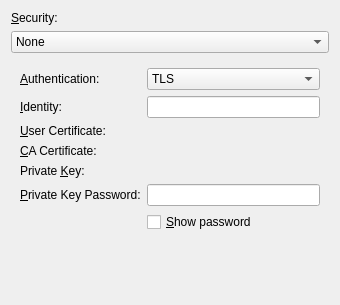
<ui version="4.0" >
 <class>Wireless80211SecurityConfig</class>
 <widget class="QWidget" name="Form" >
  <property name="geometry" >
   <rect>
    <x>0</x>
    <y>0</y>
    <width>340</width>
    <height>305</height>
   </rect>
  </property>
  <layout class="QVBoxLayout" name="verticalLayout_5" >
   <item>
    <widget class="QLabel" name="label" >
     <property name="text" >
      <string>&amp;Security:</string>
     </property>
     <property name="buddy" >
      <cstring>kcombobox</cstring>
     </property>
    </widget>
   </item>
   <item>
    <widget class="KComboBox" name="kcombobox" >
     <item>
      <property name="text" >
       <string>None</string>
      </property>
     </item>
     <item>
      <property name="text" >
       <string>WEP 128-bit Passphrase</string>
      </property>
     </item>
     <item>
      <property name="text" >
       <string>WEP 40/128-bit Hexadecimal</string>
      </property>
     </item>
     <item>
      <property name="text" >
       <string>WEP 40/128-bit ASCII</string>
      </property>
     </item>
     <item>
      <property name="text" >
       <string>LEAP</string>
      </property>
     </item>
     <item>
      <property name="text" >
       <string>Dynamic WEP (802.1x)</string>
      </property>
     </item>
     <item>
      <property name="text" >
       <string>WPA  &amp; WPA2 Personal</string>
      </property>
     </item>
     <item>
      <property name="text" >
       <string>WPA  &amp; WPA2 Enterprise</string>
      </property>
     </item>
    </widget>
   </item>
   <item>
    <widget class="QStackedWidget" name="stackedWidget" >
     <property name="currentIndex" >
      <number>1</number>
     </property>
     <widget class="QWidget" name="page" >
      <property name="geometry" >
       <rect>
        <x>0</x>
        <y>0</y>
        <width>332</width>
        <height>241</height>
       </rect>
      </property>
      <layout class="QVBoxLayout" name="verticalLayout" >
       <item>
        <layout class="QGridLayout" name="gridLayout" >
         <item row="0" column="0" >
          <widget class="QLabel" name="label_6" >
           <property name="text" >
            <string>&amp;User Name:</string>
           </property>
           <property name="buddy" >
            <cstring>kcfg_leapusername</cstring>
           </property>
          </widget>
         </item>
         <item row="0" column="1" >
          <widget class="KLineEdit" name="kcfg_leapusername" >
           <property name="toolTip" >
            <string>User name on this network</string>
           </property>
          </widget>
         </item>
         <item row="1" column="0" >
          <widget class="QLabel" name="label_7" >
           <property name="text" >
            <string>&amp;Password:</string>
           </property>
           <property name="buddy" >
            <cstring>kcfg_leappassword</cstring>
           </property>
          </widget>
         </item>
         <item row="1" column="1" >
          <widget class="KLineEdit" name="kcfg_leappassword" >
           <property name="toolTip" >
            <string>Password on this network</string>
           </property>
           <property name="echoMode" >
            <enum>QLineEdit::PasswordEchoOnEdit</enum>
           </property>
          </widget>
         </item>
         <item row="2" column="1" >
          <widget class="QCheckBox" name="btnLeapShowPass" >
           <property name="text" >
            <string>&amp;Show password</string>
           </property>
          </widget>
         </item>
        </layout>
       </item>
       <item>
        <spacer name="verticalSpacer" >
         <property name="orientation" >
          <enum>Qt::Vertical</enum>
         </property>
         <property name="sizeHint" stdset="0" >
          <size>
           <width>20</width>
           <height>133</height>
          </size>
         </property>
        </spacer>
       </item>
      </layout>
     </widget>
     <widget class="QWidget" name="page_3" >
      <property name="geometry" >
       <rect>
        <x>0</x>
        <y>0</y>
        <width>332</width>
        <height>245</height>
       </rect>
      </property>
      <layout class="QVBoxLayout" name="verticalLayout_2" >
       <item>
        <layout class="QGridLayout" name="gridLayout_2" >
         <item row="0" column="0" >
          <widget class="QLabel" name="label_5" >
           <property name="text" >
            <string>&amp;Authentication:</string>
           </property>
           <property name="buddy" >
            <cstring>kcombobox_4</cstring>
           </property>
          </widget>
         </item>
         <item row="0" column="1" >
          <widget class="KComboBox" name="kcombobox_4" >
           <property name="toolTip" >
            <string>Authentication scheme to use</string>
           </property>
           <item>
            <property name="text" >
             <string>TLS</string>
            </property>
           </item>
           <item>
            <property name="text" >
             <string>LEAP</string>
            </property>
           </item>
           <item>
            <property name="text" >
             <string>Tunneled TLS</string>
            </property>
           </item>
           <item>
            <property name="text" >
             <string>Protected EAP (PEAP)</string>
            </property>
           </item>
          </widget>
         </item>
         <item row="1" column="0" >
          <widget class="QLabel" name="label_8" >
           <property name="text" >
            <string>&amp;Identity:</string>
           </property>
           <property name="buddy" >
            <cstring>kcfg_identity</cstring>
           </property>
          </widget>
         </item>
         <item row="1" column="1" >
          <widget class="KLineEdit" name="kcfg_identity" >
           <property name="toolTip" >
            <string>Your identity</string>
           </property>
          </widget>
         </item>
         <item row="2" column="0" >
          <widget class="QLabel" name="label_9" >
           <property name="text" >
            <string>&amp;User Certificate:</string>
           </property>
           <property name="buddy" >
            <cstring>clientcertPath</cstring>
           </property>
          </widget>
         </item>
         <item row="2" column="1" >
          <widget class="KUrlRequester" name="clientcertPath" >
           <property name="toolTip" >
            <string>Your certificate</string>
           </property>
          </widget>
         </item>
         <item row="3" column="0" >
          <widget class="QLabel" name="label_10" >
           <property name="text" >
            <string>&amp;CA Certificate:</string>
           </property>
           <property name="buddy" >
            <cstring>cacertPath</cstring>
           </property>
          </widget>
         </item>
         <item row="3" column="1" >
          <widget class="KUrlRequester" name="cacertPath" >
           <property name="toolTip" >
            <string>Certification Authority Certificate</string>
           </property>
          </widget>
         </item>
         <item row="4" column="0" >
          <widget class="QLabel" name="label_11" >
           <property name="text" >
            <string>Private &amp;Key:</string>
           </property>
           <property name="buddy" >
            <cstring>privatekeyPath</cstring>
           </property>
          </widget>
         </item>
         <item row="4" column="1" >
          <widget class="KUrlRequester" name="privatekeyPath" >
           <property name="toolTip" >
            <string>Private Key File</string>
           </property>
          </widget>
         </item>
         <item row="5" column="0" >
          <widget class="QLabel" name="label_12" >
           <property name="text" >
            <string>&amp;Private Key Password:</string>
           </property>
           <property name="buddy" >
            <cstring>kcfg_password</cstring>
           </property>
          </widget>
         </item>
         <item row="5" column="1" >
          <widget class="KLineEdit" name="kcfg_password" >
           <property name="toolTip" >
            <string>Password to unlock the private key</string>
           </property>
           <property name="text" >
            <string/>
           </property>
           <property name="echoMode" >
            <enum>QLineEdit::PasswordEchoOnEdit</enum>
           </property>
          </widget>
         </item>
         <item row="6" column="1" >
          <widget class="QCheckBox" name="btnLeapShowPass_2" >
           <property name="text" >
            <string>&amp;Show password</string>
           </property>
          </widget>
         </item>
        </layout>
       </item>
       <item>
        <spacer name="verticalSpacer_2" >
         <property name="orientation" >
          <enum>Qt::Vertical</enum>
         </property>
         <property name="sizeHint" stdset="0" >
          <size>
           <width>20</width>
           <height>40</height>
          </size>
         </property>
        </spacer>
       </item>
      </layout>
     </widget>
     <widget class="QWidget" name="page_4" >
      <property name="geometry" >
       <rect>
        <x>0</x>
        <y>0</y>
        <width>332</width>
        <height>245</height>
       </rect>
      </property>
      <layout class="QVBoxLayout" name="verticalLayout_3" >
       <item>
        <layout class="QGridLayout" name="gridLayout_3" >
         <item row="0" column="0" >
          <widget class="QLabel" name="label_13" >
           <property name="text" >
            <string>&amp;Password:</string>
           </property>
           <property name="buddy" >
            <cstring>kcfg_psk</cstring>
           </property>
          </widget>
         </item>
         <item row="0" column="1" >
          <widget class="KLineEdit" name="kcfg_psk" >
           <property name="echoMode" >
            <enum>QLineEdit::PasswordEchoOnEdit</enum>
           </property>
          </widget>
         </item>
         <item row="1" column="1" >
          <widget class="QCheckBox" name="btnWpaShowPassword" >
           <property name="text" >
            <string>&amp;Show password</string>
           </property>
          </widget>
         </item>
        </layout>
       </item>
       <item>
        <spacer name="verticalSpacer_3" >
         <property name="orientation" >
          <enum>Qt::Vertical</enum>
         </property>
         <property name="sizeHint" stdset="0" >
          <size>
           <width>20</width>
           <height>167</height>
          </size>
         </property>
        </spacer>
       </item>
      </layout>
     </widget>
     <widget class="QWidget" name="page_5" >
      <property name="geometry" >
       <rect>
        <x>0</x>
        <y>0</y>
        <width>332</width>
        <height>245</height>
       </rect>
      </property>
     </widget>
     <widget class="QWidget" name="page_2" >
      <property name="geometry" >
       <rect>
        <x>0</x>
        <y>0</y>
        <width>332</width>
        <height>284</height>
       </rect>
      </property>
      <layout class="QVBoxLayout" name="verticalLayout_4" >
       <item>
        <layout class="QGridLayout" name="gridLayout_4" >
         <item row="0" column="0" >
          <widget class="QLabel" name="label_2" >
           <property name="text" >
            <string>&amp;Key:</string>
           </property>
           <property name="buddy" >
            <cstring>klineedit</cstring>
           </property>
          </widget>
         </item>
         <item row="0" column="1" >
          <widget class="KLineEdit" name="klineedit" >
           <property name="echoMode" >
            <enum>QLineEdit::PasswordEchoOnEdit</enum>
           </property>
          </widget>
         </item>
         <item row="1" column="1" >
          <widget class="QCheckBox" name="btnWepShowPass" >
           <property name="text" >
            <string>&amp;Show password</string>
           </property>
          </widget>
         </item>
         <item row="2" column="0" >
          <widget class="QLabel" name="label_3" >
           <property name="text" >
            <string>&amp;WEP Index:</string>
           </property>
           <property name="buddy" >
            <cstring>kcfg_weptxkeyindex</cstring>
           </property>
          </widget>
         </item>
         <item row="2" column="1" >
          <widget class="KComboBox" name="kcfg_weptxkeyindex" >
           <item>
            <property name="text" >
             <string>1 (Default)</string>
            </property>
           </item>
           <item>
            <property name="text" >
             <string>2</string>
            </property>
           </item>
           <item>
            <property name="text" >
             <string>3</string>
            </property>
           </item>
           <item>
            <property name="text" >
             <string>4</string>
            </property>
           </item>
          </widget>
         </item>
         <item row="3" column="0" >
          <widget class="QLabel" name="label_4" >
           <property name="text" >
            <string>&amp;Authentication:</string>
           </property>
           <property name="buddy" >
            <cstring>kcfg_authalg</cstring>
           </property>
          </widget>
         </item>
         <item row="3" column="1" >
          <widget class="KComboBox" name="kcfg_authalg" >
           <item>
            <property name="text" >
             <string>Open System</string>
            </property>
           </item>
           <item>
            <property name="text" >
             <string>Shared Key</string>
            </property>
           </item>
          </widget>
         </item>
        </layout>
       </item>
       <item>
        <spacer name="verticalSpacer_4" >
         <property name="orientation" >
          <enum>Qt::Vertical</enum>
         </property>
         <property name="sizeHint" stdset="0" >
          <size>
           <width>20</width>
           <height>142</height>
          </size>
         </property>
        </spacer>
       </item>
      </layout>
     </widget>
    </widget>
   </item>
  </layout>
 </widget>
 <customwidgets>
  <customwidget>
   <class>KComboBox</class>
   <extends>QComboBox</extends>
   <header>kcombobox.h</header>
  </customwidget>
  <customwidget>
   <class>KLineEdit</class>
   <extends>QLineEdit</extends>
   <header>klineedit.h</header>
  </customwidget>
  <customwidget>
   <class>KUrlRequester</class>
   <extends>QFrame</extends>
   <header>kurlrequester.h</header>
  </customwidget>
 </customwidgets>
 <resources/>
 <connections/>
</ui>
